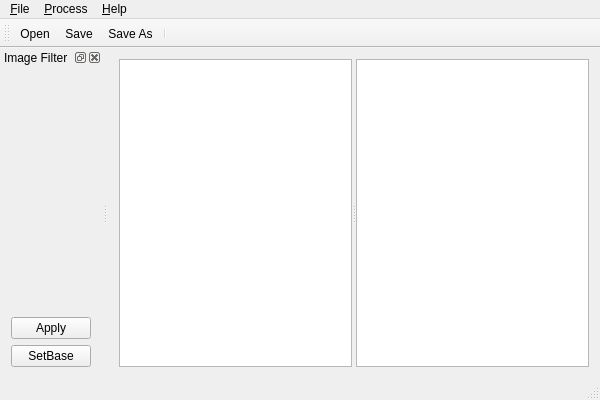
<?xml version="1.0" encoding="UTF-8"?>
<ui version="4.0">
 <class>MainWindow</class>
 <widget class="QMainWindow" name="MainWindow">
  <property name="geometry">
   <rect>
    <x>0</x>
    <y>0</y>
    <width>600</width>
    <height>400</height>
   </rect>
  </property>
  <property name="windowTitle">
   <string>imgproc</string>
  </property>
  <property name="windowIcon">
   <iconset resource="mainwindow.qrc">
    <normaloff>:/MainWindow/Resources/imgproc.png</normaloff>:/MainWindow/Resources/imgproc.png</iconset>
  </property>
  <widget class="QWidget" name="centralWidget">
   <layout class="QHBoxLayout" name="horizontalLayout">
    <item>
     <widget class="QSplitter" name="splitter">
      <property name="orientation">
       <enum>Qt::Horizontal</enum>
      </property>
      <widget class="QtOcv::ImageWidget" name="originalView"/>
      <widget class="QtOcv::ImageWidget" name="processView"/>
     </widget>
    </item>
   </layout>
  </widget>
  <widget class="QMenuBar" name="menuBar">
   <property name="geometry">
    <rect>
     <x>0</x>
     <y>0</y>
     <width>600</width>
     <height>21</height>
    </rect>
   </property>
   <widget class="QMenu" name="menu_File">
    <property name="title">
     <string>&amp;File</string>
    </property>
    <addaction name="action_Open"/>
    <addaction name="actionRecent_Files"/>
    <addaction name="separator"/>
    <addaction name="action_Save"/>
    <addaction name="actionSave_As"/>
   </widget>
   <widget class="QMenu" name="menuProcess">
    <property name="title">
     <string>&amp;Process</string>
    </property>
   </widget>
   <widget class="QMenu" name="menu_Help">
    <property name="title">
     <string>&amp;Help</string>
    </property>
   </widget>
   <addaction name="menu_File"/>
   <addaction name="menuProcess"/>
   <addaction name="menu_Help"/>
  </widget>
  <widget class="QToolBar" name="mainToolBar">
   <property name="iconSize">
    <size>
     <width>16</width>
     <height>16</height>
    </size>
   </property>
   <attribute name="toolBarArea">
    <enum>TopToolBarArea</enum>
   </attribute>
   <attribute name="toolBarBreak">
    <bool>false</bool>
   </attribute>
   <addaction name="action_Open"/>
   <addaction name="action_Save"/>
   <addaction name="actionSave_As"/>
   <addaction name="separator"/>
  </widget>
  <widget class="QStatusBar" name="statusBar"/>
  <widget class="QDockWidget" name="filterDockWidget">
   <property name="allowedAreas">
    <set>Qt::LeftDockWidgetArea|Qt::RightDockWidgetArea</set>
   </property>
   <property name="windowTitle">
    <string>Image Filter</string>
   </property>
   <attribute name="dockWidgetArea">
    <number>1</number>
   </attribute>
   <widget class="QWidget" name="dockWidgetContents_3">
    <layout class="QVBoxLayout" name="verticalLayout">
     <item>
      <widget class="QWidget" name="paramsWidget" native="true">
       <layout class="QVBoxLayout" name="verticalLayout_2"/>
      </widget>
     </item>
     <item>
      <widget class="QPushButton" name="btnApply">
       <property name="text">
        <string>Apply</string>
       </property>
      </widget>
     </item>
     <item>
      <widget class="QPushButton" name="btnSetBase">
       <property name="text">
        <string>SetBase</string>
       </property>
      </widget>
     </item>
    </layout>
   </widget>
  </widget>
  <action name="action_Open">
   <property name="icon">
    <iconset resource="mainwindow.qrc">
     <normaloff>:/MainWindow/Resources/open.png</normaloff>:/MainWindow/Resources/open.png</iconset>
   </property>
   <property name="text">
    <string>&amp;Open...</string>
   </property>
  </action>
  <action name="action_Save">
   <property name="icon">
    <iconset resource="mainwindow.qrc">
     <normaloff>:/MainWindow/Resources/save.png</normaloff>:/MainWindow/Resources/save.png</iconset>
   </property>
   <property name="text">
    <string>&amp;Save</string>
   </property>
  </action>
  <action name="actionSave_As">
   <property name="icon">
    <iconset resource="mainwindow.qrc">
     <normaloff>:/MainWindow/Resources/saveas.png</normaloff>:/MainWindow/Resources/saveas.png</iconset>
   </property>
   <property name="text">
    <string>Save &amp;As...</string>
   </property>
  </action>
  <action name="actionRecent_Files">
   <property name="text">
    <string>Recent Files</string>
   </property>
  </action>
 </widget>
 <layoutdefault spacing="6" margin="11"/>
 <customwidgets>
  <customwidget>
   <class>QtOcv::ImageWidget</class>
   <extends>QGraphicsView</extends>
   <header>cvimagewidget.h</header>
  </customwidget>
 </customwidgets>
 <resources>
  <include location="mainwindow.qrc"/>
 </resources>
 <connections/>
</ui>
